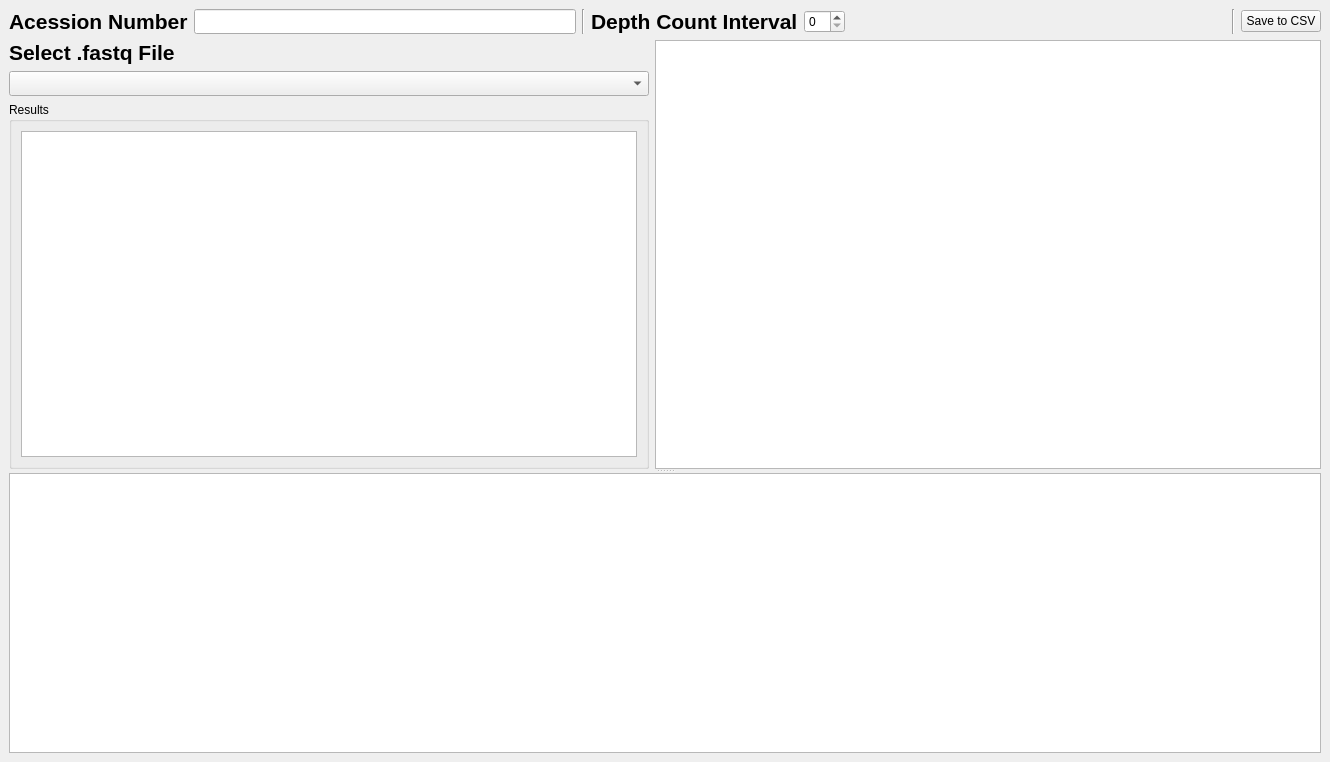
<?xml version="1.0" encoding="UTF-8"?>
<ui version="4.0">
 <class>MainWindow</class>
 <widget class="QMainWindow" name="MainWindow">
  <property name="geometry">
   <rect>
    <x>0</x>
    <y>0</y>
    <width>1330</width>
    <height>762</height>
   </rect>
  </property>
  <property name="windowTitle">
   <string>Read Depth++</string>
  </property>
  <widget class="QWidget" name="centralwidget">
   <layout class="QVBoxLayout" name="verticalLayout_3">
    <item>
     <layout class="QHBoxLayout" name="horizontalLayout">
      <item>
       <widget class="QLabel" name="label">
        <property name="font">
         <font>
          <pointsize>16</pointsize>
          <bold>true</bold>
         </font>
        </property>
        <property name="text">
         <string>Acession Number</string>
        </property>
       </widget>
      </item>
      <item>
       <widget class="QLineEdit" name="search_text">
        <property name="font">
         <font>
          <family>Menlo</family>
         </font>
        </property>
       </widget>
      </item>
      <item>
       <widget class="Line" name="line">
        <property name="orientation">
         <enum>Qt::Vertical</enum>
        </property>
       </widget>
      </item>
      <item>
       <widget class="QLabel" name="label_2">
        <property name="font">
         <font>
          <pointsize>16</pointsize>
          <bold>true</bold>
         </font>
        </property>
        <property name="text">
         <string>Depth Count Interval</string>
        </property>
       </widget>
      </item>
      <item>
       <widget class="QSpinBox" name="depth_count_interval"/>
      </item>
      <item>
       <spacer name="horizontalSpacer">
        <property name="orientation">
         <enum>Qt::Horizontal</enum>
        </property>
        <property name="sizeHint" stdset="0">
         <size>
          <width>40</width>
          <height>20</height>
         </size>
        </property>
       </spacer>
      </item>
      <item>
       <widget class="Line" name="line_2">
        <property name="orientation">
         <enum>Qt::Vertical</enum>
        </property>
       </widget>
      </item>
      <item>
       <widget class="QPushButton" name="save">
        <property name="text">
         <string>Save to CSV</string>
        </property>
       </widget>
      </item>
     </layout>
    </item>
    <item>
     <widget class="QSplitter" name="splitter">
      <property name="orientation">
       <enum>Qt::Vertical</enum>
      </property>
      <widget class="QWidget" name="layoutWidget">
       <layout class="QHBoxLayout" name="horizontalLayout_2">
        <item>
         <layout class="QVBoxLayout" name="verticalLayout_2">
          <item>
           <widget class="QLabel" name="label_3">
            <property name="font">
             <font>
              <pointsize>16</pointsize>
              <bold>true</bold>
             </font>
            </property>
            <property name="text">
             <string>Select .fastq File</string>
            </property>
           </widget>
          </item>
          <item>
           <widget class="QComboBox" name="fastqfile">
            <property name="font">
             <font>
              <family>Menlo</family>
             </font>
            </property>
           </widget>
          </item>
          <item>
           <widget class="QGroupBox" name="groupBox">
            <property name="minimumSize">
             <size>
              <width>320</width>
              <height>0</height>
             </size>
            </property>
            <property name="maximumSize">
             <size>
              <width>640</width>
              <height>16777215</height>
             </size>
            </property>
            <property name="title">
             <string>Results</string>
            </property>
            <layout class="QVBoxLayout" name="verticalLayout">
             <item>
              <widget class="QTableWidget" name="tableWidget"/>
             </item>
            </layout>
           </widget>
          </item>
         </layout>
        </item>
        <item>
         <widget class="QChartView" name="graphicsView"/>
        </item>
       </layout>
      </widget>
      <widget class="QPlainTextEdit" name="plainTextEdit">
       <property name="font">
        <font>
         <family>Menlo</family>
        </font>
       </property>
      </widget>
     </widget>
    </item>
   </layout>
  </widget>
 </widget>
 <customwidgets>
  <customwidget>
   <class>QChartView</class>
   <extends>QGraphicsView</extends>
   <header>QtCharts</header>
  </customwidget>
 </customwidgets>
 <resources/>
 <connections/>
</ui>
